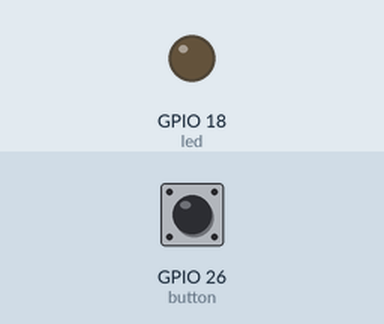
Recording of a program running on a simulated ESP32 board running MicroPython. On the bench: output pins drawn as LEDs (lit = HIGH). Dashed ring = blinking. The test bench sets the inputs (shaded band); at power-on: GPIO 26 (button) HIGH.

Above: at 1.2 s.
1.3 s: GPIO 26 (button) pulled LOW for 1 s
At 1.45 s:
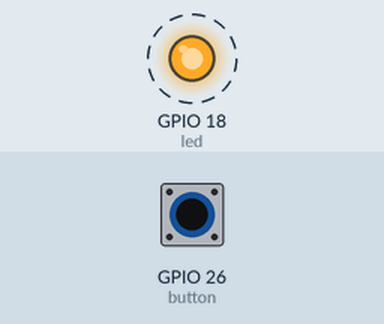
3.8 s: GPIO 26 (button) pulled LOW for 0.15 s
At 5.0 s:
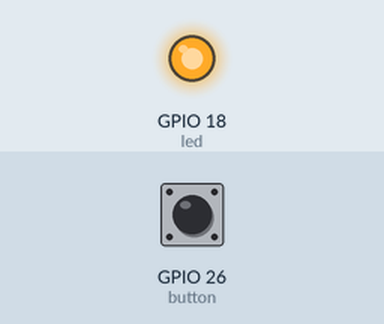
5.4 s: GPIO 26 (button) pulled LOW for 3.2 s
At 8.7 s:
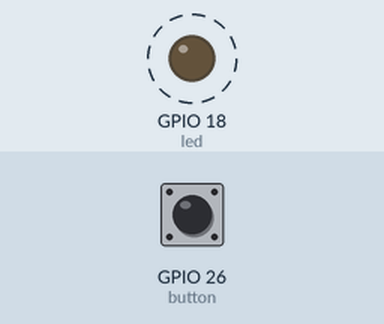
Timing chart, 0 to 10.2 s (numbered marks = the images above; inputs shaded):
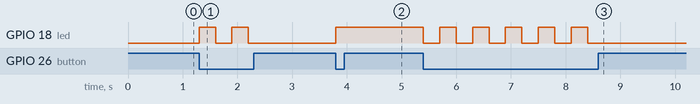

The program:

button_toggle.py
```python
from machine import Pin
import time

# Configure the LED pin (e.g., GPIO2)
led = Pin(18, Pin.OUT)

# Configure the pushbutton pin (e.g., GPIO0)
button = Pin(26, Pin.IN, Pin.PULL_UP)

# Initial LED state
led_state = False

while True:
    # Check if the button is pressed
    if button.value() == 0:  # Button pressed (active low)
        led_state = not led_state  # Toggle LED state
        led.value(led_state)  # Update LED
        time.sleep(0.3)  # Debounce delay
```

Measured:
- after the input at 1.3 s, GPIO 18 (led): alternates HIGH for 0.30 s and LOW for 0.30 s, 4 changes in all, then stays LOW, starting at once
- after the input at 3.8 s, GPIO 18 (led): LOW → HIGH at once
- after the input at 5.4 s, GPIO 18 (led): alternates HIGH for 0.30 s and LOW for 0.30 s, 11 changes in all, then stays LOW, starting at once
